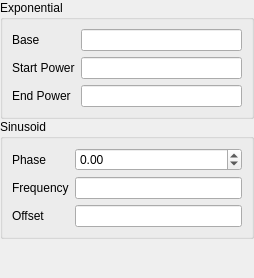
<ui version="4.0" >
 <class>pqSignalAdaptorKeyFrameType</class>
 <widget class="QWidget" name="pqSignalAdaptorKeyFrameType" >
  <property name="geometry" >
   <rect>
    <x>0</x>
    <y>0</y>
    <width>254</width>
    <height>278</height>
   </rect>
  </property>
  <property name="sizePolicy" >
   <sizepolicy>
    <hsizetype>1</hsizetype>
    <vsizetype>1</vsizetype>
    <horstretch>0</horstretch>
    <verstretch>0</verstretch>
   </sizepolicy>
  </property>
  <property name="windowTitle" >
   <string>Form</string>
  </property>
  <layout class="QVBoxLayout" >
   <property name="margin" >
    <number>0</number>
   </property>
   <property name="spacing" >
    <number>0</number>
   </property>
   <item>
    <widget class="QGroupBox" name="exponentialGroup" >
     <property name="title" >
      <string>Exponential</string>
     </property>
     <layout class="QGridLayout" >
      <property name="margin" >
       <number>9</number>
      </property>
      <property name="spacing" >
       <number>6</number>
      </property>
      <item row="1" column="1" >
       <widget class="QLineEdit" name="StartPower" />
      </item>
      <item row="0" column="0" >
       <widget class="QLabel" name="label_2" >
        <property name="text" >
         <string>Base</string>
        </property>
       </widget>
      </item>
      <item row="1" column="0" >
       <widget class="QLabel" name="label_3" >
        <property name="text" >
         <string>Start Power</string>
        </property>
       </widget>
      </item>
      <item row="0" column="1" >
       <widget class="QLineEdit" name="Base" />
      </item>
      <item row="2" column="0" >
       <widget class="QLabel" name="label_4" >
        <property name="text" >
         <string>End Power</string>
        </property>
       </widget>
      </item>
      <item row="2" column="1" >
       <widget class="QLineEdit" name="EndPower" />
      </item>
     </layout>
    </widget>
   </item>
   <item>
    <widget class="QGroupBox" name="sinusoidGroup" >
     <property name="title" >
      <string>Sinusoid</string>
     </property>
     <layout class="QGridLayout" >
      <property name="margin" >
       <number>9</number>
      </property>
      <property name="spacing" >
       <number>6</number>
      </property>
      <item row="2" column="0" >
       <widget class="QLabel" name="label_7" >
        <property name="text" >
         <string>Offset</string>
        </property>
       </widget>
      </item>
      <item row="1" column="0" >
       <widget class="QLabel" name="label_6" >
        <property name="text" >
         <string>Frequency</string>
        </property>
       </widget>
      </item>
      <item row="0" column="0" >
       <widget class="QLabel" name="label_5" >
        <property name="text" >
         <string>Phase</string>
        </property>
       </widget>
      </item>
      <item row="0" column="1" >
       <widget class="QDoubleSpinBox" name="Phase" >
        <property name="maximum" >
         <double>180.000000000000000</double>
        </property>
        <property name="minimum" >
         <double>-180.000000000000000</double>
        </property>
       </widget>
      </item>
      <item row="2" column="1" >
       <widget class="QLineEdit" name="Offset" />
      </item>
      <item row="1" column="1" >
       <widget class="QLineEdit" name="Frequency" />
      </item>
     </layout>
    </widget>
   </item>
   <item>
    <spacer>
     <property name="orientation" >
      <enum>Qt::Vertical</enum>
     </property>
     <property name="sizeHint" >
      <size>
       <width>20</width>
       <height>40</height>
      </size>
     </property>
    </spacer>
   </item>
  </layout>
 </widget>
 <resources/>
 <connections/>
</ui>
